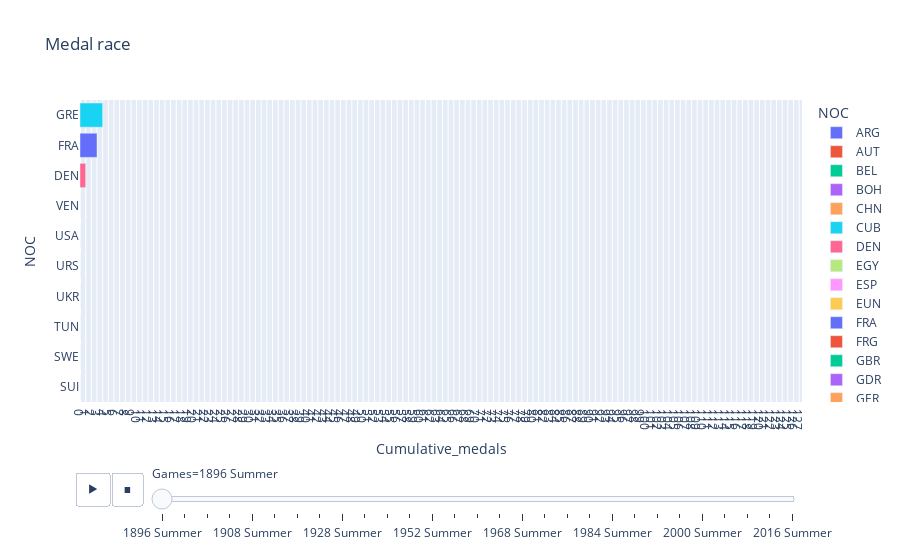

The notebook cell this image was saved under:
### Code cell
fig = plots.medal_race_plot(sport_data)
fig.write_html('./visualization/medal_race_test.html')
fig

### Figure 1 — Plotly figure (JSON) as saved in the notebook; plotly's stock layout.template omitted (floating-point values rounded to 4 significant figures)
{"data": [{"alignmentgroup": "True", "hovertemplate": "NOC=%{y}<br>Games=1896 Summer<br>Cumulative_medals=%{x}<extra></extra>", "ids": ["ARG"], "legendgroup": "ARG", "marker": {"color": "#636efa", "pattern": {"shape": ""}}, "name": "ARG", "offsetgroup": "ARG", "orientation": "h", "showlegend": true, "textposition": "auto", "type": "bar", "x": [0], "xaxis": "x", "y": ["ARG"], "yaxis": "y"}, {"alignmentgroup": "True", "hovertemplate": "NOC=%{y}<br>Games=1896 Summer<br>Cumulative_medals=%{x}<extra></extra>", "ids": ["AUT"], "legendgroup": "AUT", "marker": {"color": "#EF553B", "pattern": {"shape": ""}}, "name": "AUT", "offsetgroup": "AUT", "orientation": "h", "showlegend": true, "textposition": "auto", "type": "bar", "x": [0], "xaxis": "x", "y": ["AUT"], "yaxis": "y"}, {"alignmentgroup": "True", "hovertemplate": "NOC=%{y}<br>Games=1896 Summer<br>Cumulative_medals=%{x}<extra></extra>", "ids": ["BEL"], "legendgroup": "BEL", "marker": {"color": "#00cc96", "pattern": {"shape": ""}}, "name": "BEL", "offsetgroup": "BEL", "orientation": "h", "showlegend": true, "textposition": "auto", "type": "bar", "x": [0], "xaxis": "x", "y": ["BEL"], "yaxis": "y"}, {"alignmentgroup": "True", "hovertemplate": "NOC=%{y}<br>Games=1896 Summer<br>Cumulative_medals=%{x}<extra></extra>", "ids": ["BOH"], "legendgroup": "BOH", "marker": {"color": "#ab63fa", "pattern": {"shape": ""}}, "name": "BOH", "offsetgroup": "BOH", "orientation": "h", "showlegend": true, "textposition": "auto", "type": "bar", "x": [0], "xaxis": "x", "y": ["BOH"], "yaxis": "y"}, {"alignmentgroup": "True", "hovertemplate": "NOC=%{y}<br>Games=1896 Summer<br>Cumulative_medals=%{x}<extra></extra>", "ids": ["CHN"], "legendgroup": "CHN", "marker": {"color": "#FFA15A", "pattern": {"shape": ""}}, "name": "CHN", "offsetgroup": "CHN", "orientation": "h", "showlegend": true, "textposition": "auto", "type": "bar", "x": [0], "xaxis": "x", "y": ["CHN"], "yaxis": "y"}, {"alignmentgroup": "True", "hovertemplate": "NOC=%{y}<br>Games=1896 Summer<br>Cumulative_medals=%{x}<extra></extra>", "ids": ["CUB"], "legendgroup": "CUB", "marker": {"color": "#19d3f3", "pattern": {"shape": ""}}, "name": "CUB", "offsetgroup": "CUB", "orientation": "h", "showlegend": true, "textposition": "auto", "type": "bar", "x": [0], "xaxis": "x", "y": ["CUB"], "yaxis": "y"}, {"alignmentgroup": "True", "hovertemplate": "NOC=%{y}<br>Games=1896 Summer<br>Cumulative_medals=%{x}<extra></extra>", "ids": ["DEN"], "legendgroup": "DEN", "marker": {"color": "#FF6692", "pattern": {"shape": ""}}, "name": "DEN", "offsetgroup": "DEN", "orientation": "h", "showlegend": true, "textposition": "auto", "type": "bar", "x": [1], "xaxis": "x", "y": ["DEN"], "yaxis": "y"}, {"alignmentgroup": "True", "hovertemplate": "NOC=%{y}<br>Games=1896 Summer<br>Cumulative_medals=%{x}<extra></extra>", "ids": ["EGY"], "legendgroup": "EGY", "marker": {"color": "#B6E880", "pattern": {"shape": ""}}, "name": "EGY", "offsetgroup": "EGY", "orientation": "h", "showlegend": true, "textposition": "auto", "type": "bar", "x": [0], "xaxis": "x", "y": ["EGY"], "yaxis": "y"}, {"alignmentgroup": "True", "hovertemplate": "NOC=%{y}<br>Games=1896 Summer<br>Cumulative_medals=%{x}<extra></extra>", "ids": ["ESP"], "legendgroup": "ESP", "marker": {"color": "#FF97FF", "pattern": {"shape": ""}}, "name": "ESP", "offsetgroup": "ESP", "orientation": "h", "showlegend": true, "textposition": "auto", "type": "bar", "x": [0], "xaxis": "x", "y": ["ESP"], "yaxis": "y"}, {"alignmentgroup": "True", "hovertemplate": "NOC=%{y}<br>Games=1896 Summer<br>Cumulative_medals=%{x}<extra></extra>", "ids": ["EUN"], "legendgroup": "EUN", "marker": {"color": "#FECB52", "pattern": {"shape": ""}}, "name": "EUN", "offsetgroup": "EUN", "orientation": "h", "showlegend": true, "textposition": "auto", "type": "bar", "x": [0], "xaxis": "x", "y": ["EUN"], "yaxis": "y"}, {"alignmentgroup": "True", "hovertemplate": "NOC=%{y}<br>Games=1896 Summer<br>Cumulative_medals=%{x}<extra></extra>", "ids": ["FRA"], "legendgroup": "FRA", "marker": {"color": "#636efa", "pattern": {"shape": ""}}, "name": "FRA", "offsetgroup": "FRA", "orientation": "h", "showlegend": true, "textposition": "auto", "type": "bar", "x": [3], "xaxis": "x", "y": ["FRA"], "yaxis": "y"}, {"alignmentgroup": "True", "hovertemplate": "NOC=%{y}<br>Games=1896 Summer<br>Cumulative_medals=%{x}<extra></extra>", "ids": ["FRG"], "legendgroup": "FRG", "marker": {"color": "#EF553B", "pattern": {"shape": ""}}, "name": "FRG", "offsetgroup": "FRG", "orientation": "h", "showlegend": true, "textposition": "auto", "type": "bar", "x": [0], "xaxis": "x", "y": ["FRG"], "yaxis": "y"}, {"alignmentgroup": "True", "hovertemplate": "NOC=%{y}<br>Games=1896 Summer<br>Cumulative_medals=%{x}<extra></extra>", "ids": ["GBR"], "legendgroup": "GBR", "marker": {"color": "#00cc96", "pattern": {"shape": ""}}, "name": "GBR", "offsetgroup": "GBR", "orientation": "h", "showlegend": true, "textposition": "auto", "type": "bar", "x": [0], "xaxis": "x", "y": ["GBR"], "yaxis": "y"}, {"alignmentgroup": "True", "hovertemplate": "NOC=%{y}<br>Games=1896 Summer<br>Cumulative_medals=%{x}<extra></extra>", "ids": ["GDR"], "legendgroup": "GDR", "marker": {"color": "#ab63fa", "pattern": {"shape": ""}}, "name": "GDR", "offsetgroup": "GDR", "orientation": "h", "showlegend": true, "textposition": "auto", "type": "bar", "x": [0], "xaxis": "x", "y": ["GDR"], "yaxis": "y"}, {"alignmentgroup": "True", "hovertemplate": "NOC=%{y}<br>Games=1896 Summer<br>Cumulative_medals=%{x}<extra></extra>", "ids": ["GER"], "legendgroup": "GER", "marker": {"color": "#FFA15A", "pattern": {"shape": ""}}, "name": "GER", "offsetgroup": "GER", "orientation": "h", "showlegend": true, "textposition": "auto", "type": "bar", "x": [0], "xaxis": "x", "y": ["GER"], "yaxis": "y"}, {"alignmentgroup": "True", "hovertemplate": "NOC=%{y}<br>Games=1896 Summer<br>Cumulative_medals=%{x}<extra></extra>", "ids": ["GRE"], "legendgroup": "GRE", "marker": {"color": "#19d3f3", "pattern": {"shape": ""}}, "name": "GRE", "offsetgroup": "GRE", "orientation": "h", "showlegend": true, "textposition": "auto", "type": "bar", "x": [4], "xaxis": "x", "y": ["GRE"], "yaxis": "y"}, {"alignmentgroup": "True", "hovertemplate": "NOC=%{y}<br>Games=1896 Summer<br>Cumulative_medals=%{x}<extra></extra>", "ids": ["HUN"], "legendgroup": "HUN", "marker": {"color": "#FF6692", "pattern": {"shape": ""}}, "name": "HUN", "offsetgroup": "HUN", "orientation": "h", "showlegend": true, "textposition": "auto", "type": "bar", "x": [0], "xaxis": "x", "y": ["HUN"], "yaxis": "y"}, {"alignmentgroup": "True", "hovertemplate": "NOC=%{y}<br>Games=1896 Summer<br>Cumulative_medals=%{x}<extra></extra>", "ids": ["ITA"], "legendgroup": "ITA", "marker": {"color": "#B6E880", "pattern": {"shape": ""}}, "name": "ITA", "offsetgroup": "ITA", "orientation": "h", "showlegend": true, "textposition": "auto", "type": "bar", "x": [0], "xaxis": "x", "y": ["ITA"], "yaxis": "y"}, {"alignmentgroup": "True", "hovertemplate": "NOC=%{y}<br>Games=1896 Summer<br>Cumulative_medals=%{x}<extra></extra>", "ids": ["JPN"], "legendgroup": "JPN", "marker": {"color": "#FF97FF", "pattern": {"shape": ""}}, "name": "JPN", "offsetgroup": "JPN", "orientation": "h", "showlegend": true, "textposition": "auto", "type": "bar", "x": [0], "xaxis": "x", "y": ["JPN"], "yaxis": "y"}, {"alignmentgroup": "True", "hovertemplate": "NOC=%{y}<br>Games=1896 Summer<br>Cumulative_medals=%{x}<extra></extra>", "ids": ["KOR"], "legendgroup": "KOR", "marker": {"color": "#FECB52", "pattern": {"shape": ""}}, "name": "KOR", "offsetgroup": "KOR", "orientation": "h", "showlegend": true, "textposition": "auto", "type": "bar", "x": [0], "xaxis": "x", "y": ["KOR"], "yaxis": "y"}, {"alignmentgroup": "True", "hovertemplate": "NOC=%{y}<br>Games=1896 Summer<br>Cumulative_medals=%{x}<extra></extra>", "ids": ["MEX"], "legendgroup": "MEX", "marker": {"color": "#636efa", "pattern": {"shape": ""}}, "name": "MEX", "offsetgroup": "MEX", "orientation": "h", "showlegend": true, "textposition": "auto", "type": "bar", "x": [0], "xaxis": "x", "y": ["MEX"], "yaxis": "y"}, {"alignmentgroup": "True", "hovertemplate": "NOC=%{y}<br>Games=1896 Summer<br>Cumulative_medals=%{x}<extra></extra>", "ids": ["NED"], "legendgroup": "NED", "marker": {"color": "#EF553B", "pattern": {"shape": ""}}, "name": "NED", "offsetgroup": "NED", "orientation": "h", "showlegend": true, "textposition": "auto", "type": "bar", "x": [0], "xaxis": "x", "y": ["NED"], "yaxis": "y"}, {"alignmentgroup": "True", "hovertemplate": "NOC=%{y}<br>Games=1896 Summer<br>Cumulative_medals=%{x}<extra></extra>", "ids": ["NOR"], "legendgroup": "NOR", "marker": {"color": "#00cc96", "pattern": {"shape": ""}}, "name": "NOR", "offsetgroup": "NOR", "orientation": "h", "showlegend": true, "textposition": "auto", "type": "bar", "x": [0], "xaxis": "x", "y": ["NOR"], "yaxis": "y"}, {"alignmentgroup": "True", "hovertemplate": "NOC=%{y}<br>Games=1896 Summer<br>Cumulative_medals=%{x}<extra></extra>", "ids": ["POL"], "legendgroup": "POL", "marker": {"color": "#ab63fa", "pattern": {"shape": ""}}, "name": "POL", "offsetgroup": "POL", "orientation": "h", "showlegend": true, "textposition": "auto", "type": "bar", "x": [0], "xaxis": "x", "y": ["POL"], "yaxis": "y"}, {"alignmentgroup": "True", "hovertemplate": "NOC=%{y}<br>Games=1896 Summer<br>Cumulative_medals=%{x}<extra></extra>", "ids": ["POR"], "legendgroup": "POR", "marker": {"color": "#FFA15A", "pattern": {"shape": ""}}, "name": "POR", "offsetgroup": "POR", "orientation": "h", "showlegend": true, "textposition": "auto", "type": "bar", "x": [0], "xaxis": "x", "y": ["POR"], "yaxis": "y"}, {"alignmentgroup": "True", "hovertemplate": "NOC=%{y}<br>Games=1896 Summer<br>Cumulative_medals=%{x}<extra></extra>", "ids": ["ROU"], "legendgroup": "ROU", "marker": {"color": "#19d3f3", "pattern": {"shape": ""}}, "name": "ROU", "offsetgroup": "ROU", "orientation": "h", "showlegend": true, "textposition": "auto", "type": "bar", "x": [0], "xaxis": "x", "y": ["ROU"], "yaxis": "y"}, {"alignmentgroup": "True", "hovertemplate": "NOC=%{y}<br>Games=1896 Summer<br>Cumulative_medals=%{x}<extra></extra>", "ids": ["RUS"], "legendgroup": "RUS", "marker": {"color": "#FF6692", "pattern": {"shape": ""}}, "name": "RUS", "offsetgroup": "RUS", "orientation": "h", "showlegend": true, "textposition": "auto", "type": "bar", "x": [0], "xaxis": "x", "y": ["RUS"], "yaxis": "y"}, {"alignmentgroup": "True", "hovertemplate": "NOC=%{y}<br>Games=1896 Summer<br>Cumulative_medals=%{x}<extra></extra>", "ids": ["SUI"], "legendgroup": "SUI", "marker": {"color": "#B6E880", "pattern": {"shape": ""}}, "name": "SUI", "offsetgroup": "SUI", "orientation": "h", "showlegend": true, "textposition": "auto", "type": "bar", "x": [0], "xaxis": "x", "y": ["SUI"], "yaxis": "y"}, {"alignmentgroup": "True", "hovertemplate": "NOC=%{y}<br>Games=1896 Summer<br>Cumulative_medals=%{x}<extra></extra>", "ids": ["SWE"], "legendgroup": "SWE", "marker": {"color": "#FF97FF", "pattern": {"shape": ""}}, "name": "SWE", "offsetgroup": "SWE", "orientation": "h", "showlegend": true, "textposition": "auto", "type": "bar", "x": [0], "xaxis": "x", "y": ["SWE"], "yaxis": "y"}, {"alignmentgroup": "True", "hovertemplate": "NOC=%{y}<br>Games=1896 Summer<br>Cumulative_medals=%{x}<extra></extra>", "ids": ["TUN"], "legendgroup": "TUN", "marker": {"color": "#FECB52", "pattern": {"shape": ""}}, "name": "TUN", "offsetgroup": "TUN", "orientation": "h", "showlegend": true, "textposition": "auto", "type": "bar", "x": [0], "xaxis": "x", "y": ["TUN"], "yaxis": "y"}, {"alignmentgroup": "True", "hovertemplate": "NOC=%{y}<br>Games=1896 Summer<br>Cumulative_medals=%{x}<extra></extra>", "ids": ["UKR"], "legendgroup": "UKR", "marker": {"color": "#636efa", "pattern": {"shape": ""}}, "name": "UKR", "offsetgroup": "UKR", "orientation": "h", "showlegend": true, "textposition": "auto", "type": "bar", "x": [0], "xaxis": "x", "y": ["UKR"], "yaxis": "y"}, {"alignmentgroup": "True", "hovertemplate": "NOC=%{y}<br>Games=1896 Summer<br>Cumulative_medals=%{x}<extra></extra>", "ids": ["URS"], "legendgroup": "URS", "marker": {"color": "#EF553B", "pattern": {"shape": ""}}, "name": "URS", "offsetgroup": "URS", "orientation": "h", "showlegend": true, "textposition": "auto", "type": "bar", "x": [0], "xaxis": "x", "y": ["URS"], "yaxis": "y"}, {"alignmentgroup": "True", "hovertemplate": "NOC=%{y}<br>Games=1896 Summer<br>Cumulative_medals=%{x}<extra></extra>", "ids": ["USA"], "legendgroup": "USA", "marker": {"color": "#00cc96", "pattern": {"shape": ""}}, "name": "USA", "offsetgroup": "USA", "orientation": "h", "showlegend": true, "textposition": "auto", "type": "bar", "x": [0], "xaxis": "x", "y": ["USA"], "yaxis": "y"}, {"alignmentgroup": "True", "hovertemplate": "NOC=%{y}<br>Games=1896 Summer<br>Cumulative_medals=%{x}<extra></extra>", "ids": ["VEN"], "legendgroup": "VEN", "marker": {"color": "#ab63fa", "pattern": {"shape": ""}}, "name": "VEN", "offsetgroup": "VEN", "orientation": "h", "showlegend": true, "textposition": "auto", "type": "bar", "x": [0], "xaxis": "x", "y": ["VEN"], "yaxis": "y"}], "layout": {"barmode": "relative", "legend": {"title": {"text": "NOC"}, "tracegroupgap": 0}, "sliders": [{"active": 0, "currentvalue": {"prefix": "Games="}, "len": 0.9, "pad": {"b": 10, "t": 60}, "steps": [{"args": [["1896 Summer"], {"frame": {"duration": 0, "redraw": true}, "fromcurrent": true, "mode": "immediate", "transition": {"duration": 0, "easing": "linear"}}], "label": "1896 Summer", "method": "animate"}, {"args": [["1900 Summer"], {"frame": {"duration": 0, "redraw": true}, "fromcurrent": true, "mode": "immediate", "transition": {"duration": 0, "easing": "linear"}}], "label": "1900 Summer", "method": "animate"}, {"args": [["1904 Summer"], {"frame": {"duration": 0, "redraw": true}, "fromcurrent": true, "mode": "immediate", "transition": {"duration": 0, "easing": "linear"}}], "label": "1904 Summer", "method": "animate"}, {"args": [["1906 Summer"], {"frame": {"duration": 0, "redraw": true}, "fromcurrent": true, "mode": "immediate", "transition": {"duration": 0, "easing": "linear"}}], "label": "1906 Summer", "method": "animate"}, {"args": [["1908 Summer"], {"frame": {"duration": 0, "redraw": true}, "fromcurrent": true, "mode": "immediate", "transition": {"duration": 0, "easing": "linear"}}], "label": "1908 Summer", "method": "animate"}, {"args": [["1912 Summer"], {"frame": {"duration": 0, "redraw": true}, "fromcurrent": true, "mode": "immediate", "transition": {"duration": 0, "easing": "linear"}}], "label": "1912 Summer", "method": "animate"}, {"args": [["1920 Summer"], {"frame": {"duration": 0, "redraw": true}, "fromcurrent": true, "mode": "immediate", "transition": {"duration": 0, "easing": "linear"}}], "label": "1920 Summer", "method": "animate"}, {"args": [["1924 Summer"], {"frame": {"duration": 0, "redraw": true}, "fromcurrent": true, "mode": "immediate", "transition": {"duration": 0, "easing": "linear"}}], "label": "1924 Summer", "method": "animate"}, {"args": [["1928 Summer"], {"frame": {"duration": 0, "redraw": true}, "fromcurrent": true, "mode": "immediate", "transition": {"duration": 0, "easing": "linear"}}], "label": "1928 Summer", "method": "animate"}, {"args": [["1932 Summer"], {"frame": {"duration": 0, "redraw": true}, "fromcurrent": true, "mode": "immediate", "transition": {"duration": 0, "easing": "linear"}}], "label": "1932 Summer", "method": "animate"}, {"args": [["1936 Summer"], {"frame": {"duration": 0, "redraw": true}, "fromcurrent": true, "mode": "immediate", "transition": {"duration": 0, "easing": "linear"}}], "label": "1936 Summer", "method": "animate"}, {"args": [["1948 Summer"], {"frame": {"duration": 0, "redraw": true}, "fromcurrent": true, "mode": "immediate", "transition": {"duration": 0, "easing": "linear"}}], "label": "1948 Summer", "method": "animate"}, {"args": [["1952 Summer"], {"frame": {"duration": 0, "redraw": true}, "fromcurrent": true, "mode": "immediate", "transition": {"duration": 0, "easing": "linear"}}], "label": "1952 Summer", "method": "animate"}, {"args": [["1956 Summer"], {"frame": {"duration": 0, "redraw": true}, "fromcurrent": true, "mode": "immediate", "transition": {"duration": 0, "easing": "linear"}}], "label": "1956 Summer", "method": "animate"}, {"args": [["1960 Summer"], {"frame": {"duration": 0, "redraw": true}, "fromcurrent": true, "mode": "immediate", "transition": {"duration": 0, "easing": "linear"}}], "label": "1960 Summer", "method": "animate"}, {"args": [["1964 Summer"], {"frame": {"duration": 0, "redraw": true}, "fromcurrent": true, "mode": "immediate", "transition": {"duration": 0, "easing": "linear"}}], "label": "1964 Summer", "method": "animate"}, {"args": [["1968 Summer"], {"frame": {"duration": 0, "redraw": true}, "fromcurrent": true, "mode": "immediate", "transition": {"duration": 0, "easing": "linear"}}], "label": "1968 Summer", "method": "animate"}, {"args": [["1972 Summer"], {"frame": {"duration": 0, "redraw": true}, "fromcurrent": true, "mode": "immediate", "transition": {"duration": 0, "easing": "linear"}}], "label": "1972 Summer", "method": "animate"}, {"args": [["1976 Summer"], {"frame": {"duration": 0, "redraw": true}, "fromcurrent": true, "mode": "immediate", "transition": {"duration": 0, "easing": "linear"}}], "label": "1976 Summer", "method": "animate"}, {"args": [["1980 Summer"], {"frame": {"duration": 0, "redraw": true}, "fromcurrent": true, "mode": "immediate", "transition": {"duration": 0, "easing": "linear"}}], "label": "1980 Summer", "method": "animate"}, {"args": [["1984 Summer"], {"frame": {"duration": 0, "redraw": true}, "fromcurrent": true, "mode": "immediate", "transition": {"duration": 0, "easing": "linear"}}], "label": "1984 Summer", "method": "animate"}, {"args": [["1988 Summer"], {"frame": {"duration": 0, "redraw": true}, "fromcurrent": true, "mode": "immediate", "transition": {"duration": 0, "easing": "linear"}}], "label": "1988 Summer", "method": "animate"}, {"args": [["1992 Summer"], {"frame": {"duration": 0, "redraw": true}, "fromcurrent": true, "mode": "immediate", "transition": {"duration": 0, "easing": "linear"}}], "label": "1992 Summer", "method": "animate"}, {"args": [["1996 Summer"], {"frame": {"duration": 0, "redraw": true}, "fromcurrent": true, "mode": "immediate", "transition": {"duration": 0, "easing": "linear"}}], "label": "1996 Summer", "method": "animate"}, {"args": [["2000 Summer"], {"frame": {"duration": 0, "redraw": true}, "fromcurrent": true, "mode": "immediate", "transition": {"duration": 0, "easing": "linear"}}], "label": "2000 Summer", "method": "animate"}, {"args": [["2004 Summer"], {"frame": {"duration": 0, "redraw": true}, "fromcurrent": true, "mode": "immediate", "transition": {"duration": 0, "easing": "linear"}}], "label": "2004 Summer", "method": "animate"}, {"args": [["2008 Summer"], {"frame": {"duration": 0, "redraw": true}, "fromcurrent": true, "mode": "immediate", "transition": {"duration": 0, "easing": "linear"}}], "label": "2008 Summer", "method": "animate"}, {"args": [["2012 Summer"], {"frame": {"duration": 0, "redraw": true}, "fromcurrent": true, "mode": "immediate", "transition": {"duration": 0, "easing": "linear"}}], "label": "2012 Summer", "method": "animate"}, {"args": [["2016 Summer"], {"frame": {"duration": 0, "redraw": true}, "fromcurrent": true, "mode": "immediate", "transition": {"duration": 0, "easing": "linear"}}], "label": "2016 Summer", "method": "animate"}], "x": 0.1, "xanchor": "left", "y": 0, "yanchor": "top"}], "title": {"text": "Medal race"}, "updatemenus": [{"buttons": [{"args": [null, {"frame": {"duration": 1050, "redraw": true}, "fromcurrent": true, "mode": "immediate", "transition": {"duration": 500, "easing": "linear"}}], "label": "&#9654;", "method": "animate"}, {"args": [[null], {"frame": {"duration": 0, "redraw": true}, "fromcurrent": true, "mode": "immediate", "transition": {"duration": 0, "easing": "linear"}}], "label": "&#9724;", "method": "animate"}], "direction": "left", "pad": {"r": 10, "t": 70}, "showactive": false, "type": "buttons", "x": 0.1, "xanchor": "right", "y": 0, "yanchor": "top"}], "xaxis": {"anchor": "y", "domain": [0, 1], "dtick": 1, "range": [0, 127.5], "tick0": 0, "title": {"text": "Cumulative_medals"}}, "yaxis": {"anchor": "x", "categoryarray": ["VEN", "USA", "URS", "UKR", "TUN", "SWE", "SUI", "RUS", "ROU", "POR", "POL", "NOR", "NED", "MEX", "KOR", "JPN", "ITA", "HUN", "GRE", "GER", "GDR", "GBR", "FRG", "FRA", "EUN", "ESP", "EGY", "DEN", "CUB", "CHN", "BOH", "BEL", "AUT", "ARG"], "categoryorder": "total ascending", "domain": [0, 1], "range": [23.5, 33.5], "title": {"text": "NOC"}}}}
